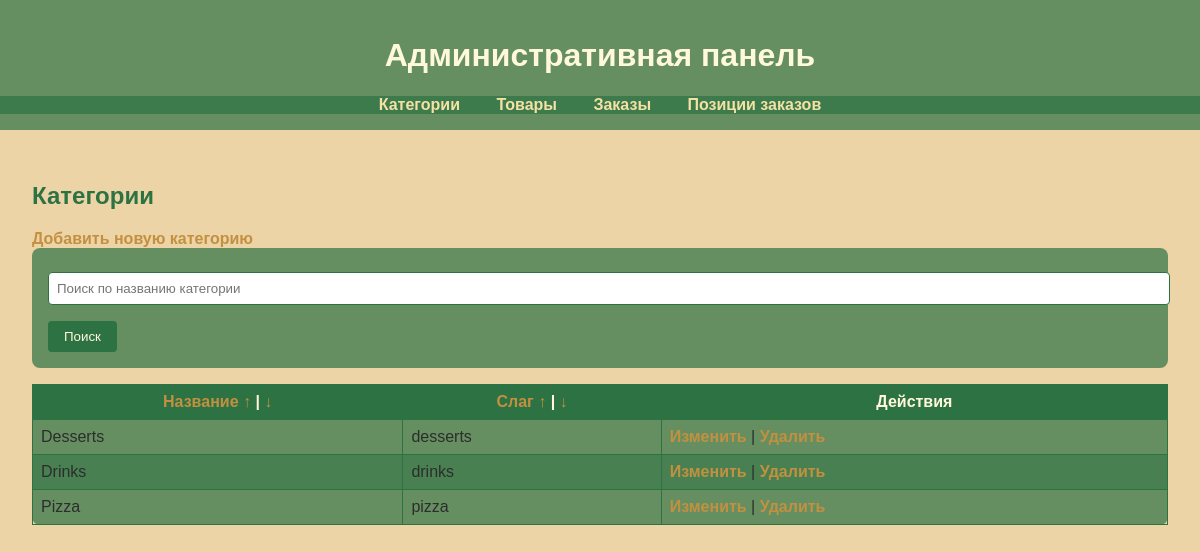
Page /admin_panel/categories/ (signed in) on the committed database.
### shop/models.py (models this page shows, shortened)
class Category(models.Model):
    name = models.CharField(max_length=200, db_index=True)
    slug = models.SlugField(max_length=200, db_index=True, unique=True)
    description = models.TextField(blank=True, null=True)
    image = models.ImageField(upload_to='category_products/%Y/%m/%d', blank=True)

### admin_panel/views.py (the view)
# urls.py: path('categories/', views.category_list, name='category_list'),
@user_passes_test(is_staff)
def category_list(request):
    sort = request.GET.get('sort', 'name')
    query = request.GET.get('q')
    categories = Category.objects.all()
    if query:
        categories = categories.filter(name__icontains=query)
    categories = categories.order_by(sort)
    return render(request, 'admin_panel/tables/category/category_list.html', {'categories': categories})

### admin_panel/views.py (called while the page is built)
def is_staff(user):
    return user.is_authenticated and user.is_staff

### admin_panel/templates/admin_panel/tables/category/category_list.html
{% extends 'admin_panel/base.html' %}
{% block content %}
<h2>Категории</h2>
<a href="{% url 'category_create' %}">Добавить новую категорию</a>
<form method="GET" action="{% url 'category_list' %}">
    <input type="text" name="q" placeholder="Поиск по названию категории" value="{{ request.GET.q }}">
    <button type="submit">Поиск</button>
</form>
<table>
    <thead>
        <tr>
            <th><a href="?sort=name">Название ↑</a> | <a href="?sort=-name">↓</a></th>
            <th><a href="?sort=slug">Слаг ↑</a> | <a href="?sort=-slug">↓</a></th>
            <th>Действия</th>
        </tr>
    </thead>
    <tbody>
        {% for category in categories %}
        <tr>
            <td>{{ category.name }}</td>
            <td>{{ category.slug }}</td>
            <td>
                <a href="{% url 'category_update' category.id %}">Изменить</a> |
                <a href="{% url 'category_delete' category.id %}">Удалить</a>
            </td>
        </tr>
        {% endfor %}
    </tbody>
</table>
{% endblock %}

### static/css/admin.css (style rules this page uses)
body { font-family: Arial, sans-serif; background-color: #ECD4A6; color: #2D2D2D; margin: 0; padding: 0; }
h2, h3 { color: #2D7243; text-shadow: none; }
form { background-color: rgba(45, 114, 67, 0.7); padding: 1rem; border-radius: 8px; color: #FFF8DC; }
input[type="text"], input[type="file"], textarea, input[type="number"], select { width: 100%; padding: 0.5rem; margin-top: 0.5rem; border: 1px solid #2D7243; border-radius: 4px; color: #2D2D2D; }
button, input[type="submit"] { padding: 0.5rem 1rem; background-color: #2D7243; color: #FFF8DC; border: none; border-radius: 4px; cursor: pointer; margin-top: 1rem; }
table { width: 100%; border-collapse: collapse; margin-top: 1rem; background-color: rgba(45, 114, 67, 0.7); color: #2D2D2D; border-radius: 8px; }
table th, table td { padding: 0.5rem; border: 1px solid #2D7243; }
table th { background-color: #2D7243; color: #FFF8DC; }
table tr:nth-child(even) { background-color: rgba(45, 114, 67, 0.5); }
a { color: #C29040; text-decoration: none; font-weight: bold; transition: color 0.3s ease, background-color 0.3s ease; }

### rows in the picture
Category: name "Desserts", slug "desserts"
Category: name "Drinks", slug "drinks"
Category: name "Pizza", slug "pizza"
